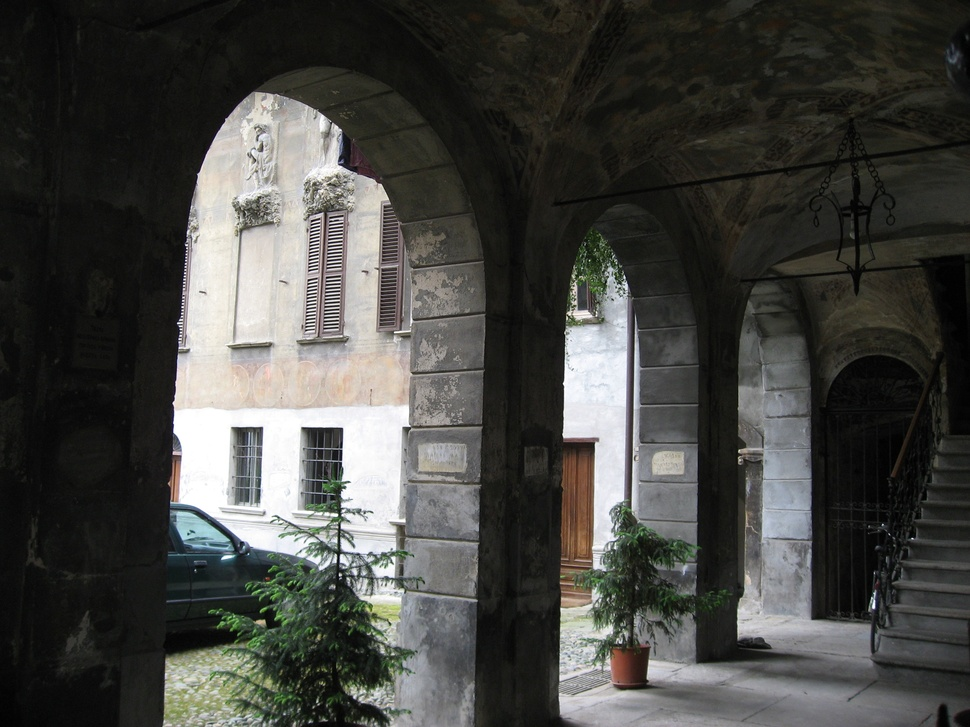
#> input picture DATA/AquaTermi_lowcontrast.JPG, 970 x 727 px, shrunk from 2816 x 2112 before the run
$ python -i harris.py   (imports and definitions only)
#> lines starting #> are read from the running program, lines starting #| are printed output that depends on the picture
from pylab import *
from scipy.ndimage import filters


def compute_harris_response(im, sigma=3):
  """ Compute the Harris corner detector response function
    for each pixel in a graylevel image. """

  # Difference of Gaussian used here
  # derivatives in x-direction
  imx = zeros(im.shape)
  filters.gaussian_filter(im, (sigma,sigma), (0,1), imx)
  # derivatives in y-direction
  imy = zeros(im.shape)
  filters.gaussian_filter(im, (sigma,sigma), (1,0), imy)

  # compute components of the Harris matrix
  Wxx = filters.gaussian_filter(imx * imx, sigma)
  Wxy = filters.gaussian_filter(imx * imy, sigma)
  Wyy = filters.gaussian_filter(imy * imy, sigma)

  # determinant and trace
  Wdet = Wxx*Wyy - Wxy**2
  Wtrace = Wxx + Wyy

  return Wdet / Wtrace


# [130 lines left out: functions get_harris_points, plot_harris_points, get_descriptors, match, match_twosided, appendimages and 1 more, not called in this run]

>>> import cv2
>>> picture = cv2.imread('../../DATA/AquaTermi_lowcontrast.JPG', cv2.IMREAD_GRAYSCALE)
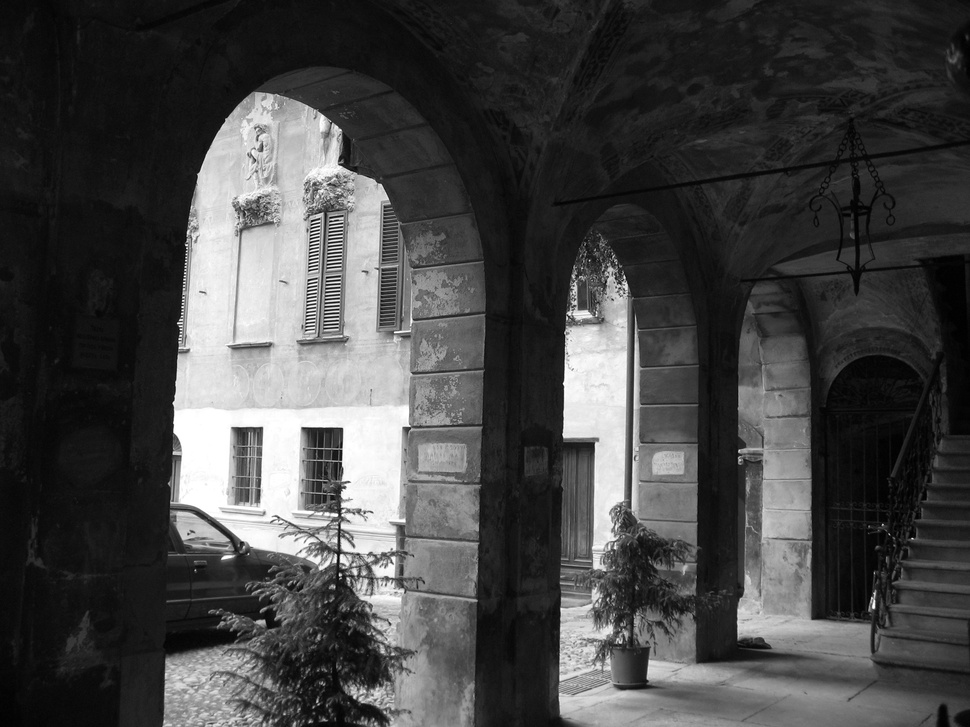
#> picture: shape (727, 970); min 0, max 255, mean 69.5
>>> result = compute_harris_response(picture)
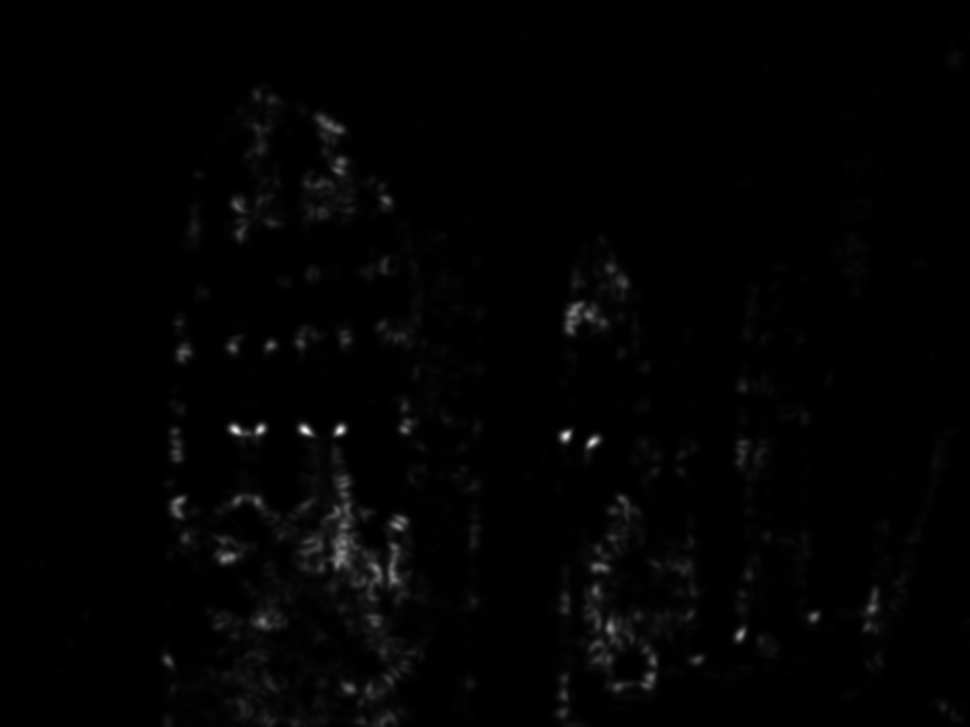
#> result: shape (727, 970) float64; min 1.07e-05, max 63.46, mean 0.7; drawn with min black and max white

$ run again, on DATA/GaussianNoise.jpg
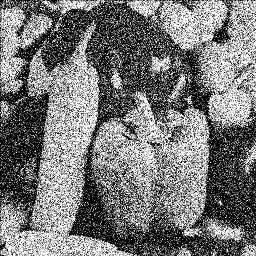
#> input picture DATA/GaussianNoise.jpg, 256 x 256 px
#> picture is the input picture: shape (256, 256); min 0, max 255, mean 119.9
#> `result = compute_harris_response(picture)`:
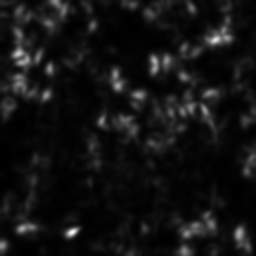
#> result: shape (256, 256) float64; min 0.0484, max 50.62, mean 3.8; drawn with min black and max white
